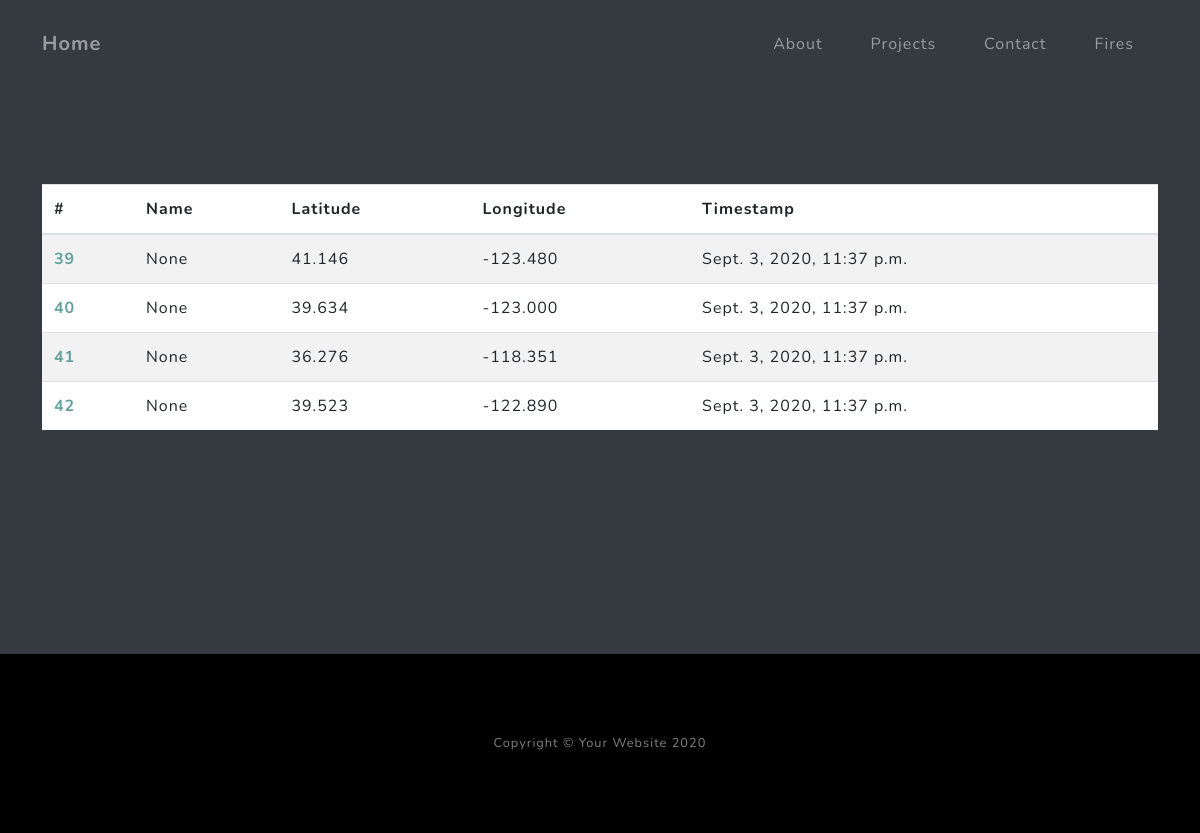
/firepage/, run on an earlier commit of the app's database.
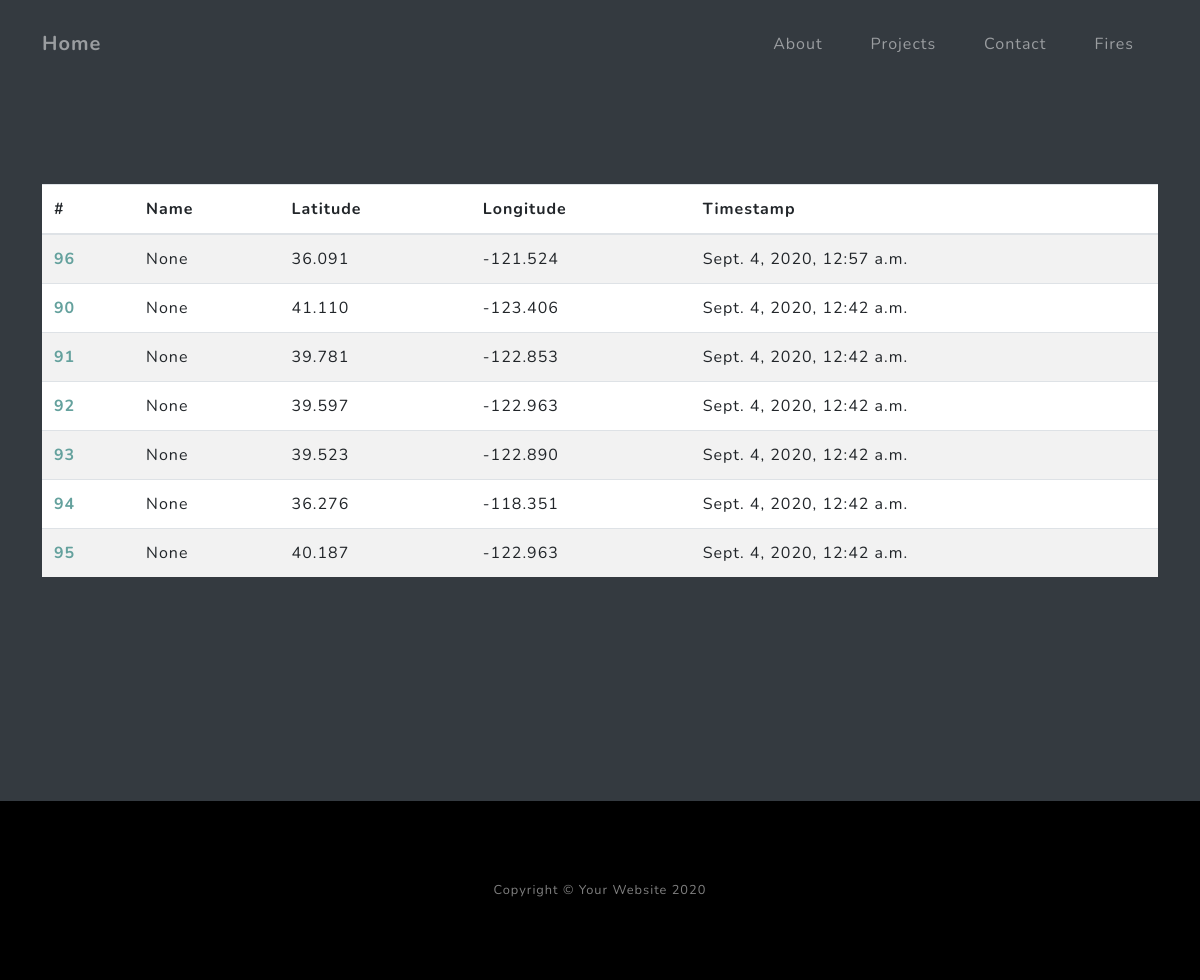
And on a later commit of the database.
### pages/models.py (models this page shows)
class FireModel(models.Model):
    LIG = "LIGHTNING"
    MAN = "MANMADE"
    UNK = "UNKOWN"
    VH = "VERY HIGH"
    H = "HIGH"
    M = "MEDIUM"
    L = "LOW"
    name                 = models.CharField(max_length=50, null=True, blank=True)
    latitude             = models.FloatField(validators=[MinValueValidator(-90.0), MaxValueValidator(90.0)])
    longitude            = models.FloatField(validators=[MinValueValidator(-180.0), MaxValueValidator(180.0)])
    timestamp            = models.DateTimeField()
    latest_timestamp     = models.DateTimeField()
    image                = models.ImageField(upload_to='fires_pics', null=True, blank=True)
    video                = models.ImageField(default='video_not_made')
    cause                = models.CharField(max_length=50, choices=((LIG, 'lightning'), (MAN, 'man-made'), (UNK, 'unknown'),), default='unknown')
    short_description    = models.CharField(max_length=200, null=True, blank=True)
    long_description     = models.CharField(max_length=1000, null=True, blank=True)
    probability          = models.CharField(max_length=10, choices=((VH, 'very high'), (H, 'high'), (M, 'medium'), (L, 'low'), (UNK, 'unknown'),), default='unknown')
    anomaly_arr          = models.BinaryField()
    cluster_lst          = models.BinaryField()
    px_idx_x             = models.IntegerField(default=0)
    px_idx_y             = models.IntegerField(default=0)
    time_graph_pts       = models.BinaryField(default=None)
    pred_graph_pts       = models.BinaryField(default=obj_to_binfield([]))
    diff_graph_pts       = models.BinaryField(default=obj_to_binfield([]))
    cloud_graph_pts      = models.BinaryField(default=obj_to_binfield([]))
    actual_7_graph_pts   = models.BinaryField(default=obj_to_binfield([]))
    actual_14_graph_pts  = models.BinaryField(default=obj_to_binfield([]))
    lightning_lat        = models.FloatField(null=True, blank=True, default=None)
    lightning_lon        = models.FloatField(null=True, blank=True, default=None)
    lightning_timestamp  = models.DateTimeField(null=True, blank=True, default=None)
    vmin                 = models.FloatField(default=0)
    vmax                 = models.FloatField(default=3)
    jpg_folder_path      = models.CharField(max_length=400, null=True, blank=True)

### pages/views.py (the view)
# urls.py: path('firepage/', FirePageView.as_view(), name='firepage'),
class FirePageView(ListView):
    model = FireModel
    template_name = 'firepage.html'
    context_object_name = 'fire_list'
    ordering = ['-timestamp']
    paginate_by = 50

### templates/firepage.html (shortened to what this page needs)
{% extends 'base.html'%}
{% block content %}
<section class="projects-section bg-dark" id="projects">
    <div class="container">
        <div class="row align-items-center no-gutters mb-4 mb-lg-5">
            <div class="col-xl-1 col-lg-7"><img class="img-fluid mb-3 mb-lg-0" src="{{fire.image.url}}" alt="" /></div>
            <table class="table table-striped" style="background-color:white">
            <thead>
                <tr>
                <th scope="col">#</th>
                <th scope="col">Name</th>
                <th scope="col">Latitude</th>
                <th scope="col">Longitude</th>
                <th scope="col">Timestamp</th>
                </tr>
            </thead>
            <tbody>
                {% for fire in fire_list %}
                <tr href="/firedetail/{{ fire.id }}">
                <th scope="row"><a href="/firedetail/{{ fire.id }}">{{ fire.id }}</a></th>
                <td>{{ fire.name }}</td>
                <td>{{ fire.latitude|floatformat:3 }}</td>
                <td>{{ fire.longitude|floatformat:3 }}</td>
                <td>{{ fire.timestamp }}</td>
                </tr>
                {% endfor %}
            </tbody>
            </table>
        </div>
</section>
{% endblock content %}

### templates/base.html (shortened to what this page needs)
{% load static %}
<!DOCTYPE html>
<html lang="en">
    <head>
        <link href="{% static 'css/styles.css'%}" rel="stylesheet" />
    </head>
    <body id="page-top">
        {% include 'navbar.html' %}
        {% block content %}{% endblock content %}
        <footer class="footer bg-black small text-center text-white-50"><div class="container">Copyright © Your Website 2020</div></footer>
    </body>
</html>

### templates/navbar.html (shortened to what this page needs)
<nav class="navbar navbar-expand-lg navbar-light fixed-top" id="mainNav">
    <div class="container">
        <a class="navbar-brand js-scroll-trigger" href="/#page-top">Home</a>
        <div class="collapse navbar-collapse" id="navbarResponsive">
            <ul class="navbar-nav ml-auto">
                <li class="nav-item"><a class="nav-link js-scroll-trigger" href="/#about">About</a></li>
                <li class="nav-item"><a class="nav-link js-scroll-trigger" href="/#projects">Projects</a></li>
                <li class="nav-item"><a class="nav-link js-scroll-trigger" href="/#signup">Contact</a></li>
                <li class="nav-item"><a class="nav-link js-scroll-trigger" href="/firepage/">Fires</a></li>
            </ul>
        </div>
    </div>
</nav>

What changed in the data, as far as the page shows it:
removed FireModel: id "39", name "None", latitude "41.146", longitude "-123.480", timestamp "Sept. 3, 2020, 11:37 p.m."
removed FireModel: id "40", name "None", latitude "39.634", longitude "-123.000", timestamp "Sept. 3, 2020, 11:37 p.m."
removed FireModel: id "41", name "None", latitude "36.276", longitude "-118.351", timestamp "Sept. 3, 2020, 11:37 p.m."
removed FireModel: id "42", name "None", latitude "39.523", longitude "-122.890", timestamp "Sept. 3, 2020, 11:37 p.m."
added FireModel: id "96", name "None", latitude "36.091", longitude "-121.524", timestamp "Sept. 4, 2020, 12:57 a.m."
added FireModel: id "90", name "None", latitude "41.110", longitude "-123.406", timestamp "Sept. 4, 2020, 12:42 a.m."
added FireModel: id "91", name "None", latitude "39.781", longitude "-122.853", timestamp "Sept. 4, 2020, 12:42 a.m."
added FireModel: id "92", name "None", latitude "39.597", longitude "-122.963", timestamp "Sept. 4, 2020, 12:42 a.m."
added FireModel: id "93", name "None", latitude "39.523", longitude "-122.890", timestamp "Sept. 4, 2020, 12:42 a.m."
added FireModel: id "94", name "None", latitude "36.276", longitude "-118.351", timestamp "Sept. 4, 2020, 12:42 a.m."
added FireModel: id "95", name "None", latitude "40.187", longitude "-122.963", timestamp "Sept. 4, 2020, 12:42 a.m."
